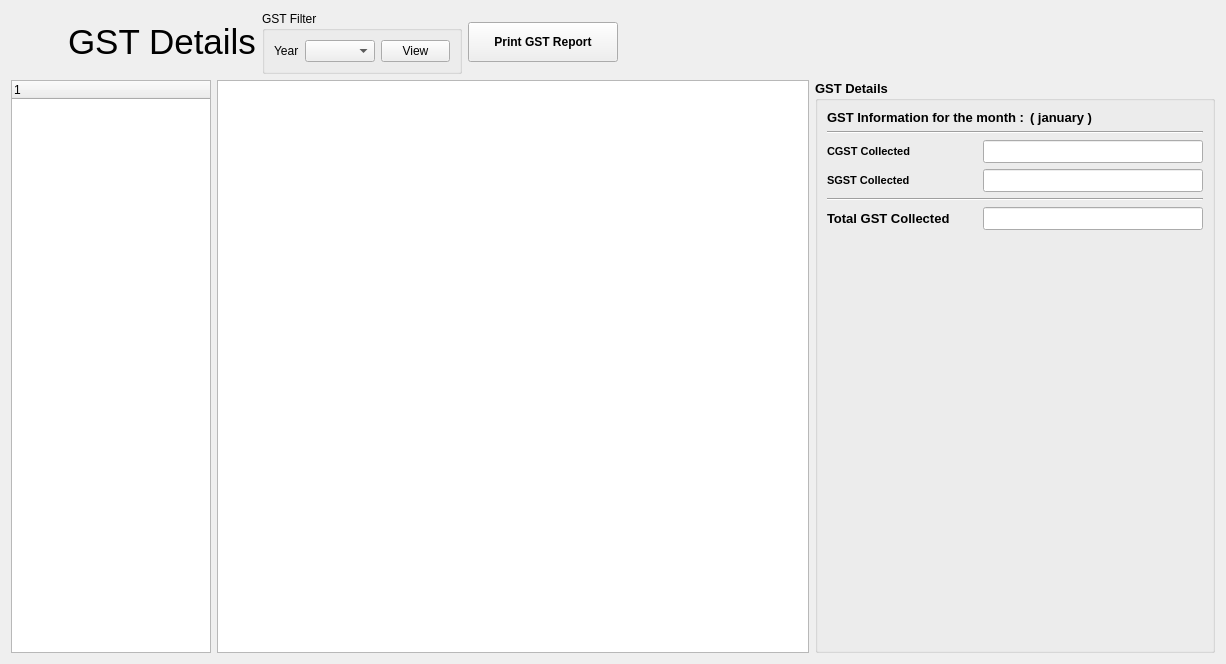
<?xml version="1.0" encoding="UTF-8"?>
<ui version="4.0">
 <class>GstInfo</class>
 <widget class="QWidget" name="GstInfo">
  <property name="geometry">
   <rect>
    <x>0</x>
    <y>0</y>
    <width>1226</width>
    <height>664</height>
   </rect>
  </property>
  <property name="windowTitle">
   <string>Form</string>
  </property>
  <layout class="QVBoxLayout" name="verticalLayout">
   <item>
    <layout class="QHBoxLayout" name="horizontalLayout">
     <item>
      <widget class="QLabel" name="label">
       <property name="sizePolicy">
        <sizepolicy hsizetype="Fixed" vsizetype="Fixed">
         <horstretch>0</horstretch>
         <verstretch>0</verstretch>
        </sizepolicy>
       </property>
       <property name="minimumSize">
        <size>
         <width>51</width>
         <height>51</height>
        </size>
       </property>
       <property name="maximumSize">
        <size>
         <width>51</width>
         <height>51</height>
        </size>
       </property>
       <property name="text">
        <string/>
       </property>
       <property name="pixmap">
        <pixmap resource="bill_master_resources.qrc">:/icons/icons/if_Finance_loan_money_1889199.png</pixmap>
       </property>
       <property name="scaledContents">
        <bool>true</bool>
       </property>
      </widget>
     </item>
     <item>
      <widget class="QLabel" name="label_2">
       <property name="sizePolicy">
        <sizepolicy hsizetype="Fixed" vsizetype="Fixed">
         <horstretch>0</horstretch>
         <verstretch>0</verstretch>
        </sizepolicy>
       </property>
       <property name="font">
        <font>
         <pointsize>26</pointsize>
        </font>
       </property>
       <property name="text">
        <string>GST Details</string>
       </property>
      </widget>
     </item>
     <item>
      <widget class="QGroupBox" name="groupBox">
       <property name="sizePolicy">
        <sizepolicy hsizetype="Preferred" vsizetype="Preferred">
         <horstretch>0</horstretch>
         <verstretch>0</verstretch>
        </sizepolicy>
       </property>
       <property name="maximumSize">
        <size>
         <width>200</width>
         <height>16777215</height>
        </size>
       </property>
       <property name="title">
        <string>GST Filter</string>
       </property>
       <layout class="QVBoxLayout" name="verticalLayout_2">
        <item>
         <layout class="QGridLayout" name="gridLayout">
          <item row="0" column="3">
           <widget class="QPushButton" name="expFilter">
            <property name="maximumSize">
             <size>
              <width>100</width>
              <height>16777215</height>
             </size>
            </property>
            <property name="text">
             <string>View</string>
            </property>
           </widget>
          </item>
          <item row="0" column="2">
           <widget class="QComboBox" name="yearList">
            <property name="maximumSize">
             <size>
              <width>100</width>
              <height>16777215</height>
             </size>
            </property>
           </widget>
          </item>
          <item row="0" column="0">
           <widget class="QLabel" name="label_5">
            <property name="maximumSize">
             <size>
              <width>70</width>
              <height>16777215</height>
             </size>
            </property>
            <property name="text">
             <string>Year</string>
            </property>
           </widget>
          </item>
         </layout>
        </item>
       </layout>
      </widget>
     </item>
     <item>
      <widget class="QPushButton" name="printGstReport">
       <property name="minimumSize">
        <size>
         <width>150</width>
         <height>40</height>
        </size>
       </property>
       <property name="font">
        <font>
         <weight>75</weight>
         <bold>true</bold>
        </font>
       </property>
       <property name="text">
        <string>Print GST Report</string>
       </property>
       <property name="icon">
        <iconset resource="bill_master_resources.qrc">
         <normaloff>:/icons/icons/1433370007_vector_66_15.png</normaloff>:/icons/icons/1433370007_vector_66_15.png</iconset>
       </property>
      </widget>
     </item>
     <item>
      <spacer name="horizontalSpacer_2">
       <property name="orientation">
        <enum>Qt::Horizontal</enum>
       </property>
       <property name="sizeHint" stdset="0">
        <size>
         <width>40</width>
         <height>20</height>
        </size>
       </property>
      </spacer>
     </item>
     <item>
      <spacer name="horizontalSpacer">
       <property name="orientation">
        <enum>Qt::Horizontal</enum>
       </property>
       <property name="sizeType">
        <enum>QSizePolicy::Minimum</enum>
       </property>
       <property name="sizeHint" stdset="0">
        <size>
         <width>40</width>
         <height>20</height>
        </size>
       </property>
      </spacer>
     </item>
    </layout>
   </item>
   <item>
    <layout class="QHBoxLayout" name="horizontalLayout_2">
     <item>
      <widget class="QTreeWidget" name="treeMonths">
       <property name="maximumSize">
        <size>
         <width>200</width>
         <height>16777215</height>
        </size>
       </property>
       <column>
        <property name="text">
         <string notr="true">1</string>
        </property>
       </column>
      </widget>
     </item>
     <item>
      <widget class="QTableWidget" name="gstDataTable">
       <property name="selectionMode">
        <enum>QAbstractItemView::NoSelection</enum>
       </property>
       <property name="selectionBehavior">
        <enum>QAbstractItemView::SelectRows</enum>
       </property>
      </widget>
     </item>
     <item>
      <widget class="QGroupBox" name="groupBox_2">
       <property name="minimumSize">
        <size>
         <width>300</width>
         <height>0</height>
        </size>
       </property>
       <property name="maximumSize">
        <size>
         <width>400</width>
         <height>16777215</height>
        </size>
       </property>
       <property name="font">
        <font>
         <pointsize>10</pointsize>
         <weight>75</weight>
         <bold>true</bold>
        </font>
       </property>
       <property name="title">
        <string>GST Details</string>
       </property>
       <layout class="QVBoxLayout" name="verticalLayout_3">
        <item>
         <layout class="QGridLayout" name="gridLayout_2">
          <item row="0" column="0">
           <widget class="QLabel" name="gstInfoText">
            <property name="font">
             <font>
              <pointsize>10</pointsize>
              <weight>75</weight>
              <bold>true</bold>
             </font>
            </property>
            <property name="text">
             <string>GST Information for the month :</string>
            </property>
           </widget>
          </item>
          <item row="0" column="1">
           <widget class="QLabel" name="gstInfoLabel">
            <property name="text">
             <string>( january )</string>
            </property>
           </widget>
          </item>
         </layout>
        </item>
        <item>
         <widget class="Line" name="line">
          <property name="orientation">
           <enum>Qt::Horizontal</enum>
          </property>
         </widget>
        </item>
        <item>
         <layout class="QGridLayout" name="gridLayout_3">
          <item row="0" column="1">
           <widget class="QLineEdit" name="collectedCgst">
            <property name="alignment">
             <set>Qt::AlignRight|Qt::AlignTrailing|Qt::AlignVCenter</set>
            </property>
            <property name="readOnly">
             <bool>true</bool>
            </property>
           </widget>
          </item>
          <item row="0" column="0">
           <widget class="QLabel" name="label_4">
            <property name="minimumSize">
             <size>
              <width>150</width>
              <height>0</height>
             </size>
            </property>
            <property name="font">
             <font>
              <pointsize>8</pointsize>
             </font>
            </property>
            <property name="text">
             <string>CGST Collected</string>
            </property>
           </widget>
          </item>
          <item row="1" column="0">
           <widget class="QLabel" name="label_6">
            <property name="minimumSize">
             <size>
              <width>150</width>
              <height>0</height>
             </size>
            </property>
            <property name="font">
             <font>
              <pointsize>8</pointsize>
             </font>
            </property>
            <property name="text">
             <string>SGST Collected</string>
            </property>
           </widget>
          </item>
          <item row="1" column="1">
           <widget class="QLineEdit" name="collectedSgst">
            <property name="alignment">
             <set>Qt::AlignRight|Qt::AlignTrailing|Qt::AlignVCenter</set>
            </property>
            <property name="readOnly">
             <bool>true</bool>
            </property>
           </widget>
          </item>
         </layout>
        </item>
        <item>
         <widget class="Line" name="line_2">
          <property name="orientation">
           <enum>Qt::Horizontal</enum>
          </property>
         </widget>
        </item>
        <item>
         <layout class="QGridLayout" name="gridLayout_4">
          <item row="0" column="0">
           <widget class="QLabel" name="label_3">
            <property name="minimumSize">
             <size>
              <width>150</width>
              <height>0</height>
             </size>
            </property>
            <property name="text">
             <string>Total GST Collected</string>
            </property>
           </widget>
          </item>
          <item row="0" column="1">
           <widget class="QLineEdit" name="totalGst">
            <property name="alignment">
             <set>Qt::AlignRight|Qt::AlignTrailing|Qt::AlignVCenter</set>
            </property>
            <property name="readOnly">
             <bool>true</bool>
            </property>
           </widget>
          </item>
         </layout>
        </item>
        <item>
         <spacer name="verticalSpacer">
          <property name="orientation">
           <enum>Qt::Vertical</enum>
          </property>
          <property name="sizeHint" stdset="0">
           <size>
            <width>20</width>
            <height>409</height>
           </size>
          </property>
         </spacer>
        </item>
       </layout>
      </widget>
     </item>
    </layout>
   </item>
  </layout>
 </widget>
 <resources>
  <include location="bill_master_resources.qrc"/>
 </resources>
 <connections/>
</ui>
